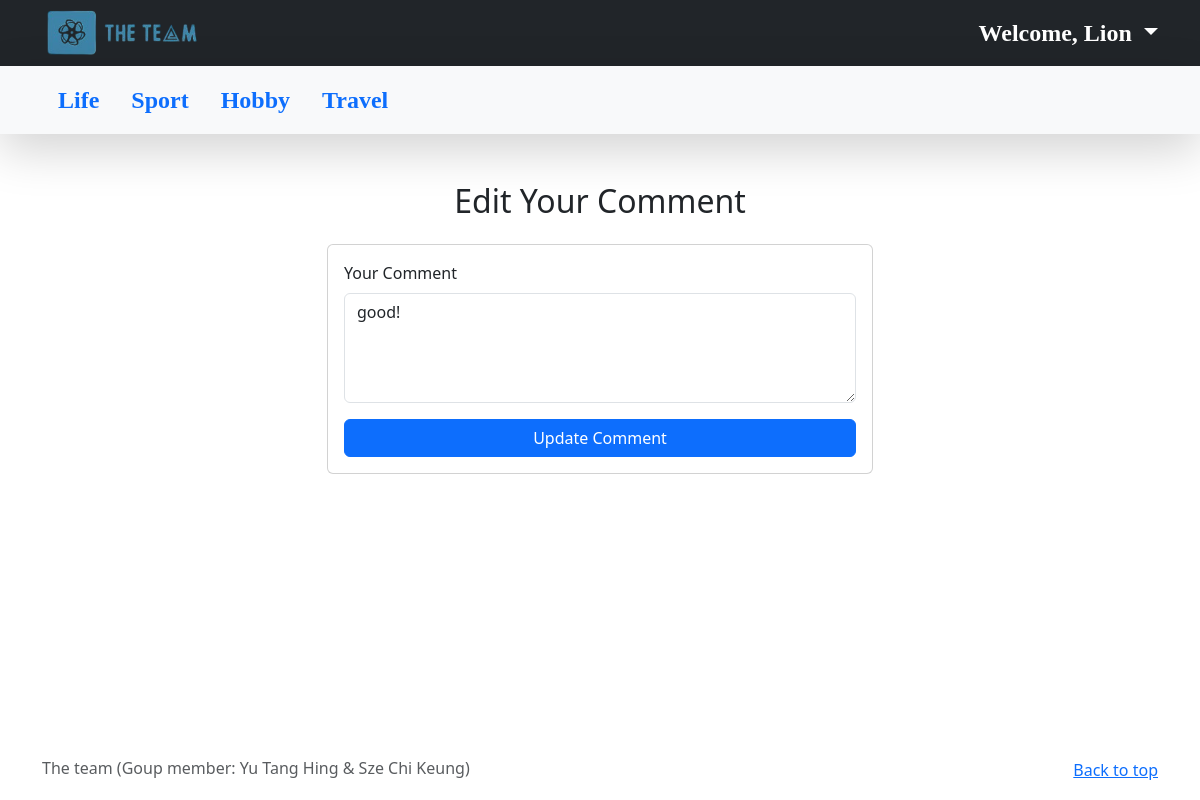
/update_comment/1 (signed in), run on an earlier commit of the app's database.
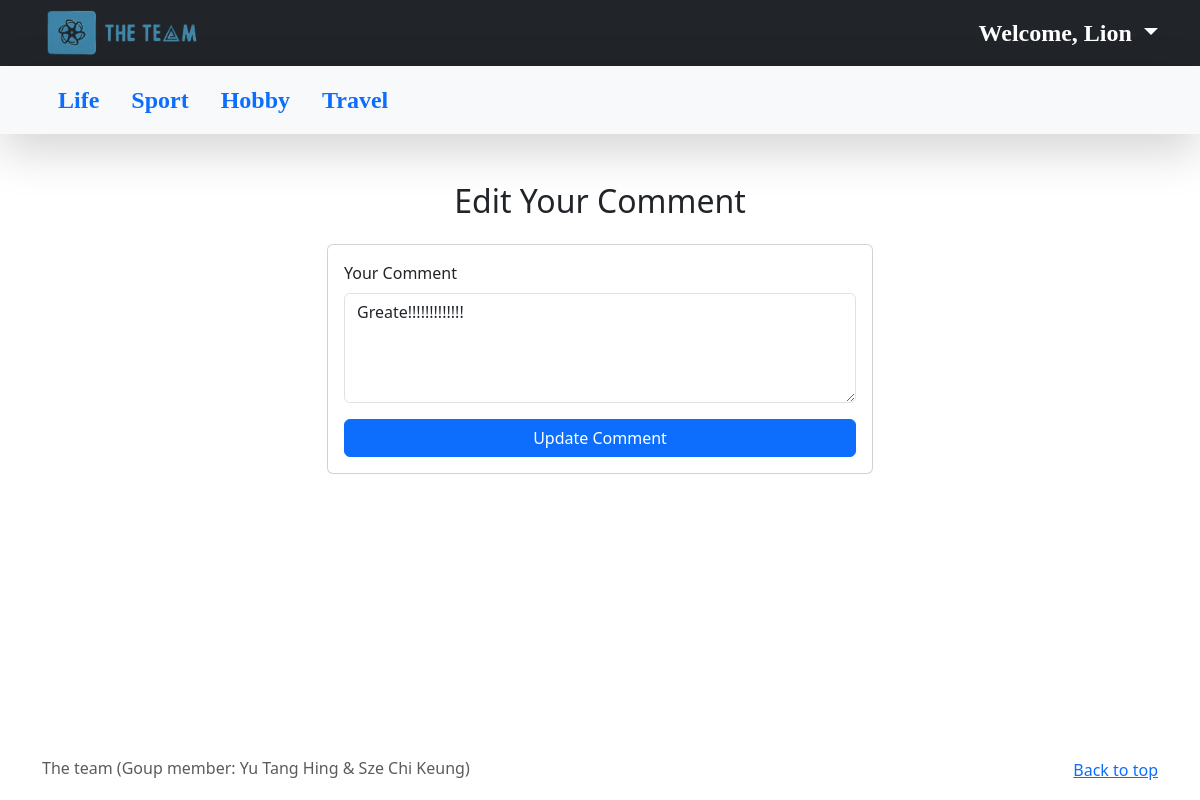
And on a later commit of the database.
### tables this page shows
CREATE TABLE comments (
    id INTEGER PRIMARY KEY AUTOINCREMENT,
    post_id INTEGER NOT NULL,
    user_id INTEGER NOT NULL,
    comment_text TEXT NOT NULL,
    created_at DATETIME DEFAULT CURRENT_TIMESTAMP,
    FOREIGN KEY (post_id) REFERENCES posts (id) ON DELETE CASCADE,
    FOREIGN KEY (user_id) REFERENCES accounts (id) ON DELETE CASCADE
);

### app.py (the view, shortened to what this page needs)
@app.route('/update_comment/<int:comment_id>', methods=['GET', 'POST'])
def update_comment(comment_id):
    if 'account_id' not in session:
        flash('Please log in to edit comments.')
        return redirect(url_for('login'))
    conn = get_db_connection()
    comment = conn.execute('SELECT * FROM comments WHERE id = ?', (comment_id,)).fetchone()
    if comment is None:
        conn.close()
        flash('Comment not found.')
        return redirect(request.referrer or url_for('index'))
    if comment['user_id'] != session['account_id']:
        conn.close()
        flash('You are not authorized to edit this comment.')
        return redirect(request.referrer or url_for('index'))
    conn.close()
    return render_template('update_comment.html', comment=comment, redirect_url=request.referrer)

### app.py (called while the page is built)
def get_db_connection():
    conn = sqlite3.connect('database.db')
    conn.row_factory = sqlite3.Row
    return conn

### templates/update_comment.html (shortened to what this page needs)
{% extends "base.html" %}
{% block content %}
<div class="container py-5">
    <div class="row justify-content-center">
        <div class="col-md-6">
            <h2 class="text-center mb-4">Edit Your Comment</h2>
            <div class="card">
                <div class="card-body">
                    <form method="POST" action="{{ url_for('update_comment', comment_id=comment.id) }}">
                        <div class="mb-3">
                            <label for="comment_text" class="form-label">Your Comment</label>
                            <textarea class="form-control" id="comment_text" name="comment_text" rows="4" required>{{ comment.comment_text }}</textarea>
                        </div>
                        <button type="submit" class="btn btn-primary w-100">Update Comment</button>
                    </form>
                </div>
            </div>
        </div>
    </div>
</div>
{% endblock %}

What changed in the data, as far as the page shows it:
changed comments: comment_text "good!" → "Greate!!!!!!!!!!!!!"
